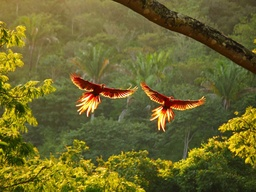
#> input picture images/mccaws.jpg, 256 x 192 px, shrunk from 1500 x 1125 before the run, found by its file name
$ python ImagePyramids.py
#> lines starting #> are read from the running program, lines starting #| are printed output that depends on the picture
import cv2
import numpy as np
import urllib.request

# [7 lines of commented-out code are left out]

img = cv2.imread(r'images\mccaws.jpg')
#> img is the input picture: shape (192, 256, 3); mean B, G, R 44.7, 102.6, 107.5

# [6 lines of commented-out code are left out]
img = cv2.pyrMeanShiftFiltering(img,55,21)
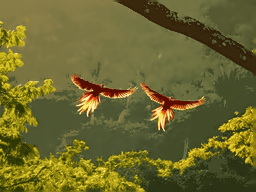
#> img: shape (192, 256, 3); mean B, G, R 45.4, 102.5, 106.7

cv2.imshow('img',img)
cv2.waitKey(0)
cv2.destroyAllWindows()
